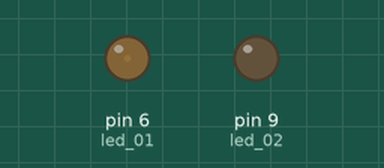
Simulated run of this sketch. Board: Arduino Uno, built with avr-gcc and run on an emulated ATmega328P. Shown: output pins drawn as LEDs (lit = HIGH).

Above: at 0.05 s.
At 0.95 s:
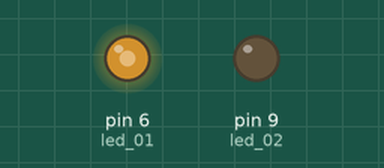
At 1.4 s:
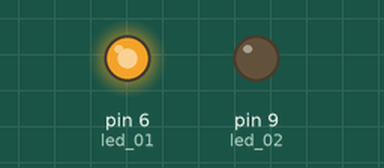
At 2.75 s:
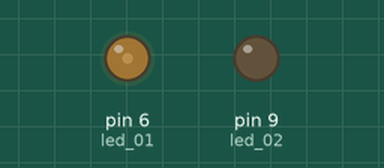
Timing chart, 0 to 7.0 s (numbered marks = the images above):
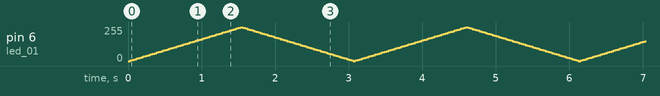

The sketch:

fadeProg.ino
```cpp
int led_01 = 6;
int led_02 = 9;
int fadeAmnt = 5;
int brightness = 0;

void setup() {
  // put your setup code here, to run once:
    pinMode(led_01, OUTPUT);
    pinMode(led_02, OUTPUT);
}

void loop() {
  // put your main code here, to run repeatedly:
    analogWrite(led_01, brightness);
    brightness = brightness + fadeAmnt;
    if(brightness <= 0 || brightness >= 255)
    {
      fadeAmnt = -fadeAmnt;
    }
    delay(30);
}
```
